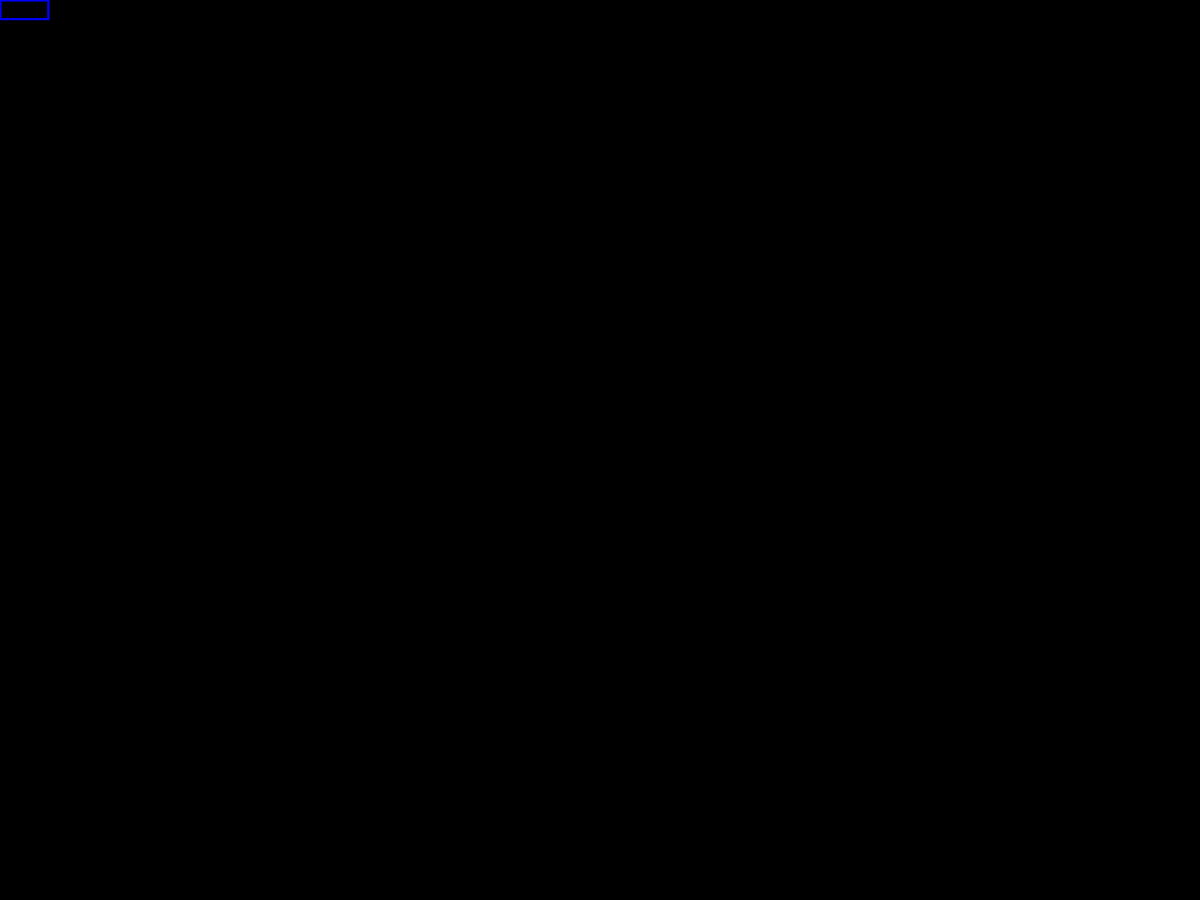
Frame 1 (no input)
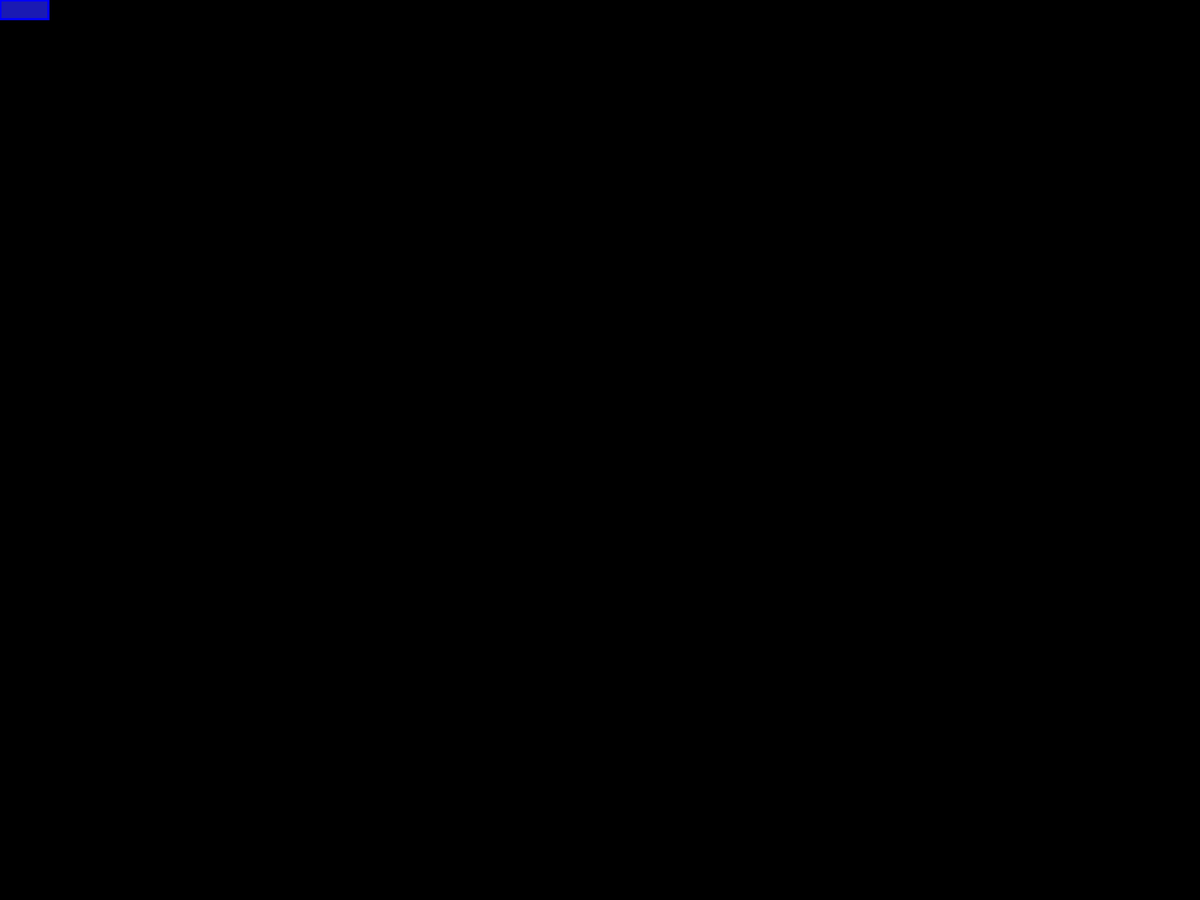
Frame 60 (the mouse pressed at the canvas centre just before this capture)
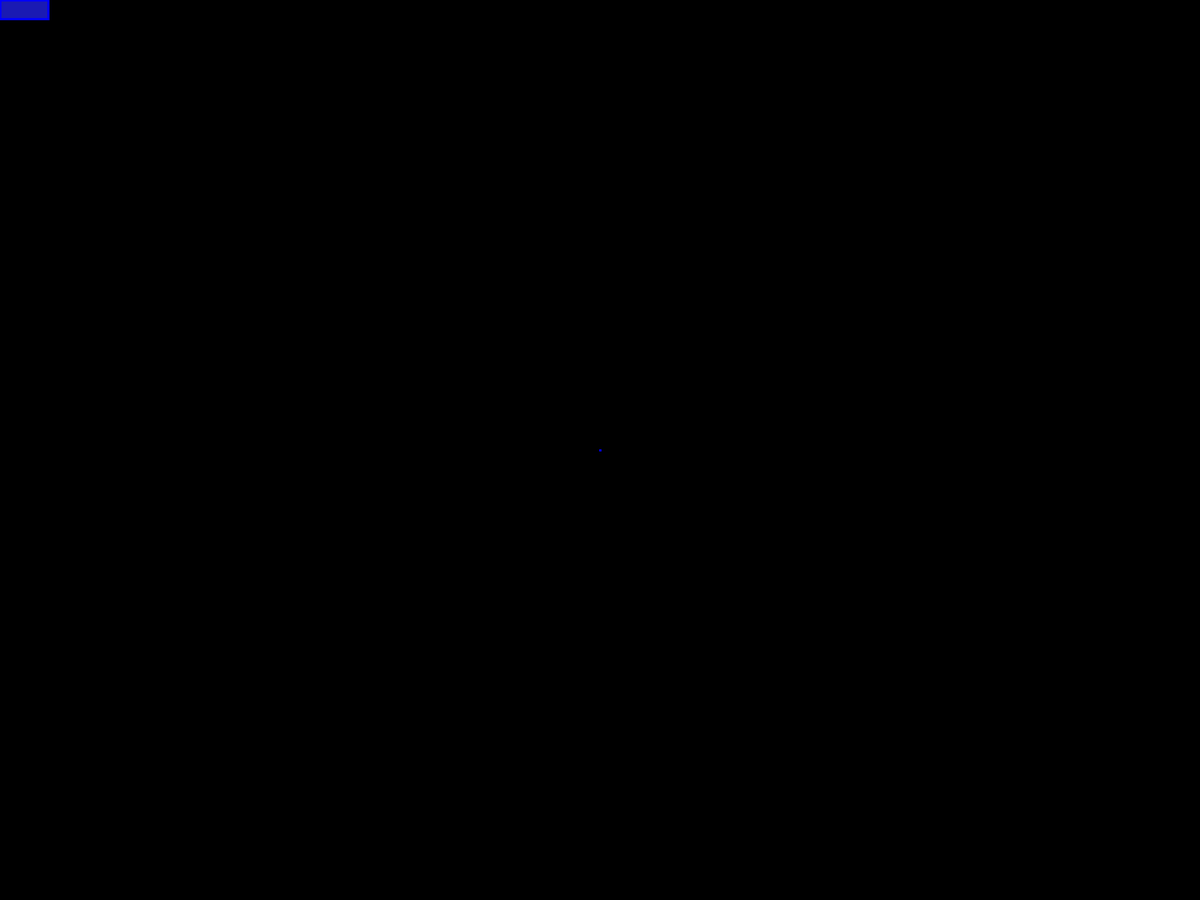
Frame 120 (the mouse held since frame 60 and released just before this capture)

The Processing sketch that drew these frames (run headless with seeded random() and noise(); from frame 60 on, the mouse is pressed at the canvas centre):

// Processing sketch: cool_rectangles
// ── cool_rectangles.pde
float q = random(width);
float w = random(height);

float r = 0;
float g = 0;
float b = 255;

void setup(){
  fullScreen();
  background(0);
}

void draw(){
  stroke(r,g,b);
  strokeWeight(3);
  fill(r+30,g+30,b+30,5);
  rect(mouseX, mouseY, (q-mouseX), (w-mouseY));
}

void mousePressed(){
  q=mouseX;
  w=mouseY;
  background(0);
}

void keyPressed(){
  if (key=='r'||key=='R'){
    q = random(width);
    w = random(height);
    background(0);
  }else if(key=='c'||key=='C'){
    r = random(255);
    g = random(255);
    b = random(255);
  }else
   background(0);
}
